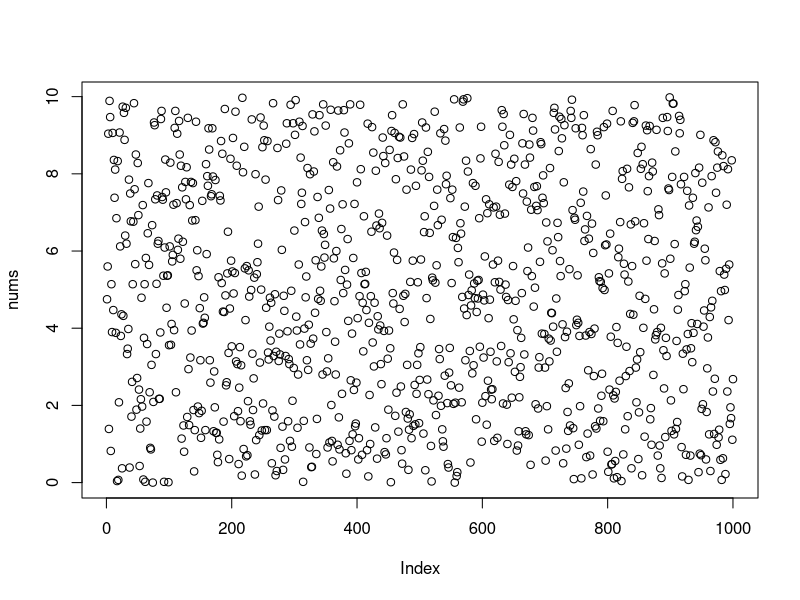
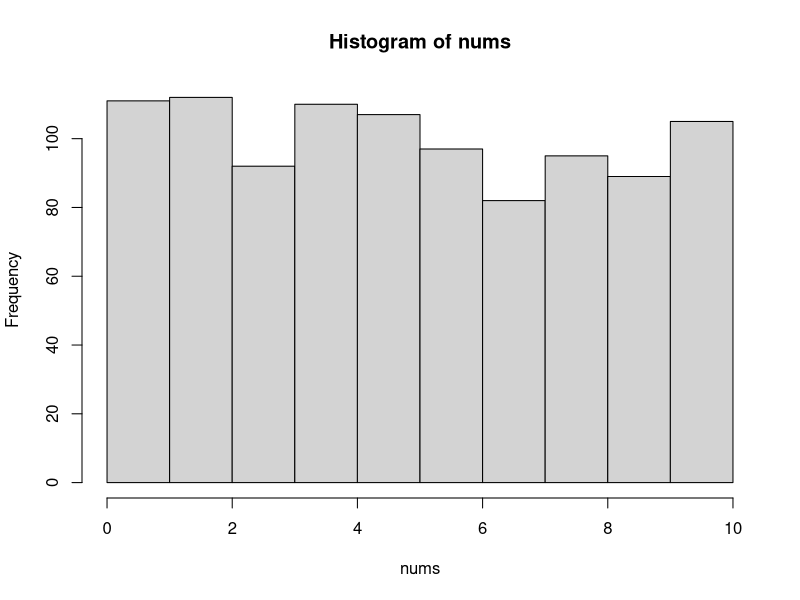
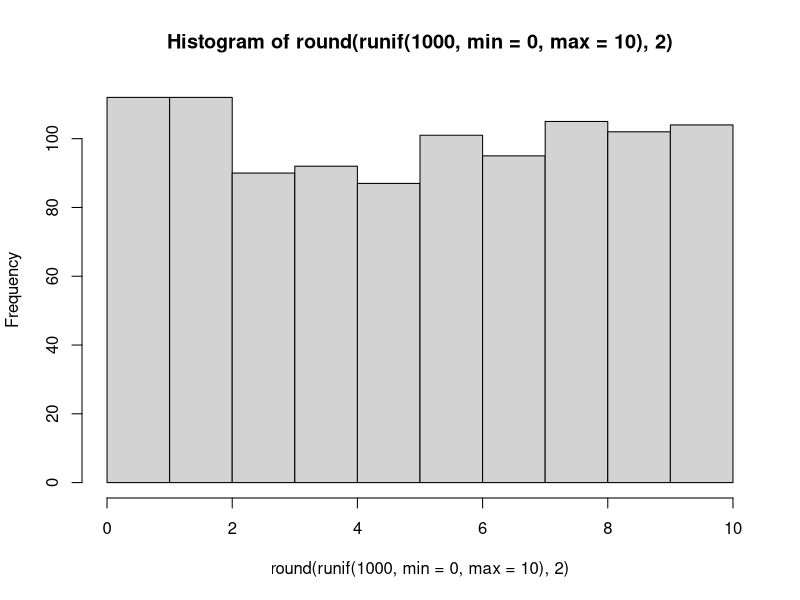
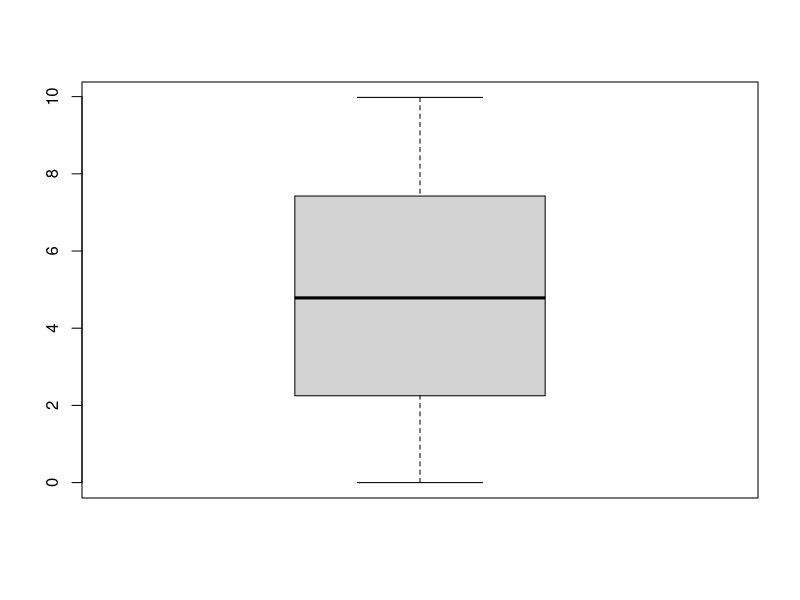
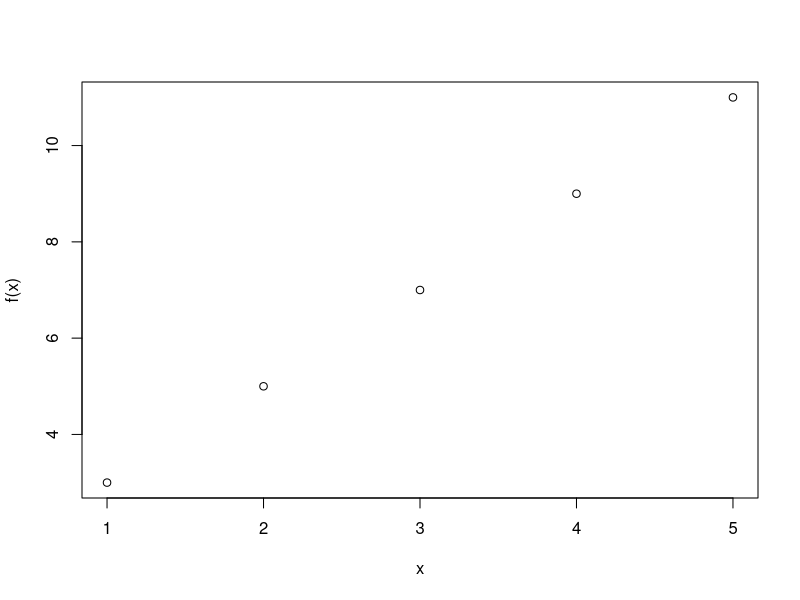
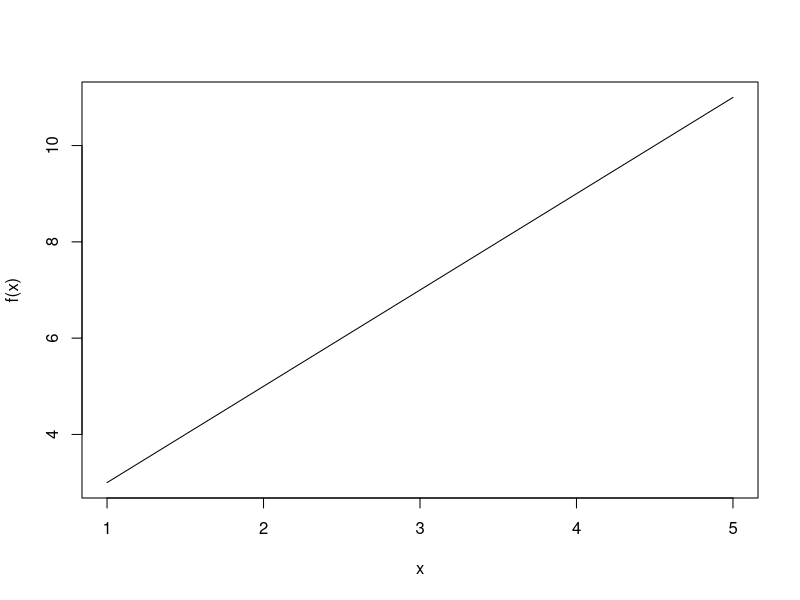
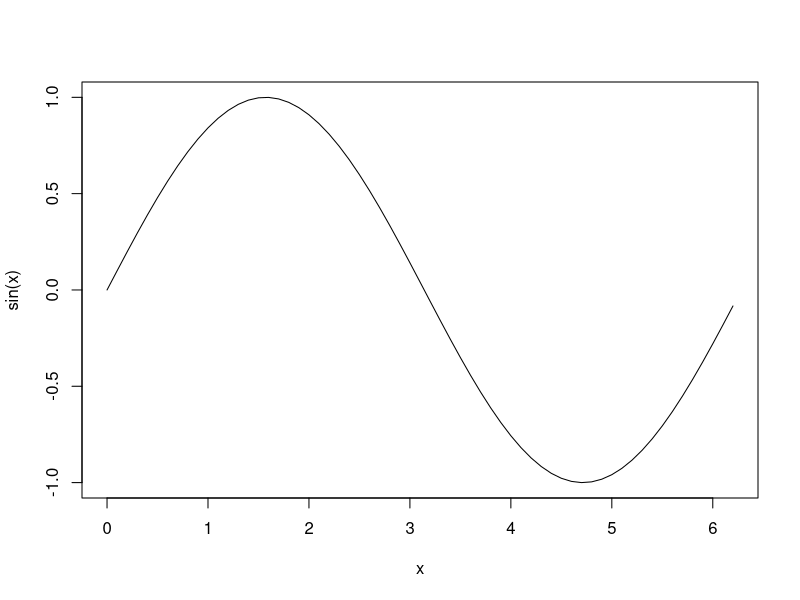
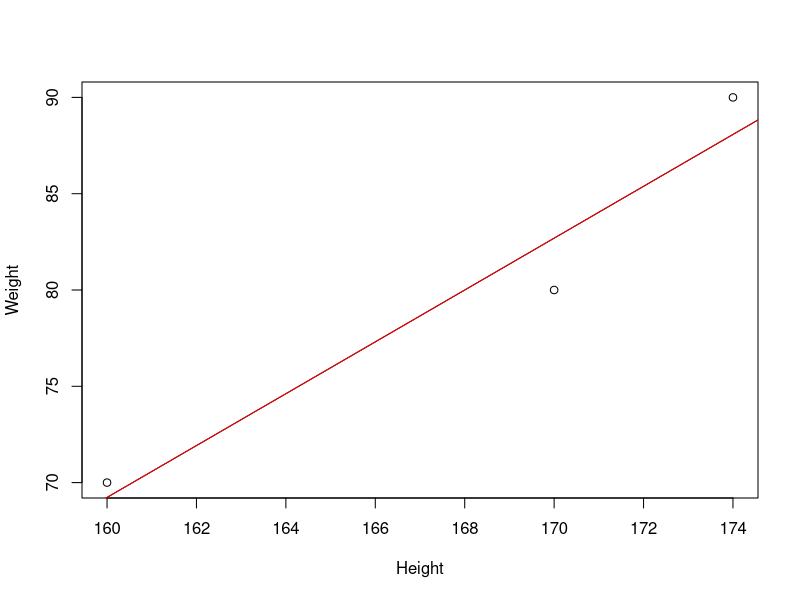

These charts were generated, in order, by the following R code:
1 + 3
2*3
pi
'pi'
"pi"
str (pi)
str ("pi")
letters
str (letters)
LETTERS
letters [1]
letters [99]
letters [c(1,10)]
c(1,10)
str(c(1,10))
## style matters: comments on its own
1 + 2 #style: comment at the end of line


##variables
x <- 2
x
x = 2
## most R programmesr use <- instead of = at variable assignment
str (x)
str (2L)
str (345L)
str (as.integer(345))
x * 2
sqrt (x)
x ^ 1/2
x ^ (1/2)
#random numbers
runif (1)
runif (1)
## random number with same random number
set.seed (42)
runif (1)
runif (1)
set.seed (42)
runif (1)
runif (2)
runif (5)
round (runif(5))
z = runif (5)
z
round (z)
round (z,2)
round (digits = 2, x = z)
## todo: generate 1,000 random numbers between 0,-10, round to digits = 2 and visualize all these numbers
nums = round (runif (1000)*10,2)
nums 
plot (nums)
hist(nums)
## kicsit szebben
hist (round (runif (1000, min = 0, max = 10),2))

boxplot (nums)

## FUNCTIONS
f <- function (x) 2 * x + 1
f (5)
f (1:5)
1 : 5
#multiline
f <- function (x) {
  2 * x + 1 
}
f (1 : 5)
## functions in R accept vectors
## Do no loop in R, that is very slow


x <- 1 : 5
plot (x, f(x))
plot (x, f(x), type = 'l')   #linear instead of plots


1 : 5
seq (1, 5, by = 0.1)


## TODO: 1 period of sign curve to be plotted
x = seq (0, 2 * pi, by = 0.1)
plot (x, sin (x), type = 'l')


##random walk example
x = round (runif (25)) * 2 - 1
cumsum (x)
x <- round (runif (25)) * 2 - 1 
cumsum (x)
x


## data frame
h <- c (174,170,160)
w = c (90,80,70)
plot (h, w, xlab = 'Height', ylab = "Weight")
cor (h,w)
lm (w ~ h)  #building a linear model with formula notation (h is the independent variable, w is the model)
fit <- lm (w ~ h)
summary (fit)
abline (fit)
## summary and abline are for linear functions
abline (fit, col='red')
